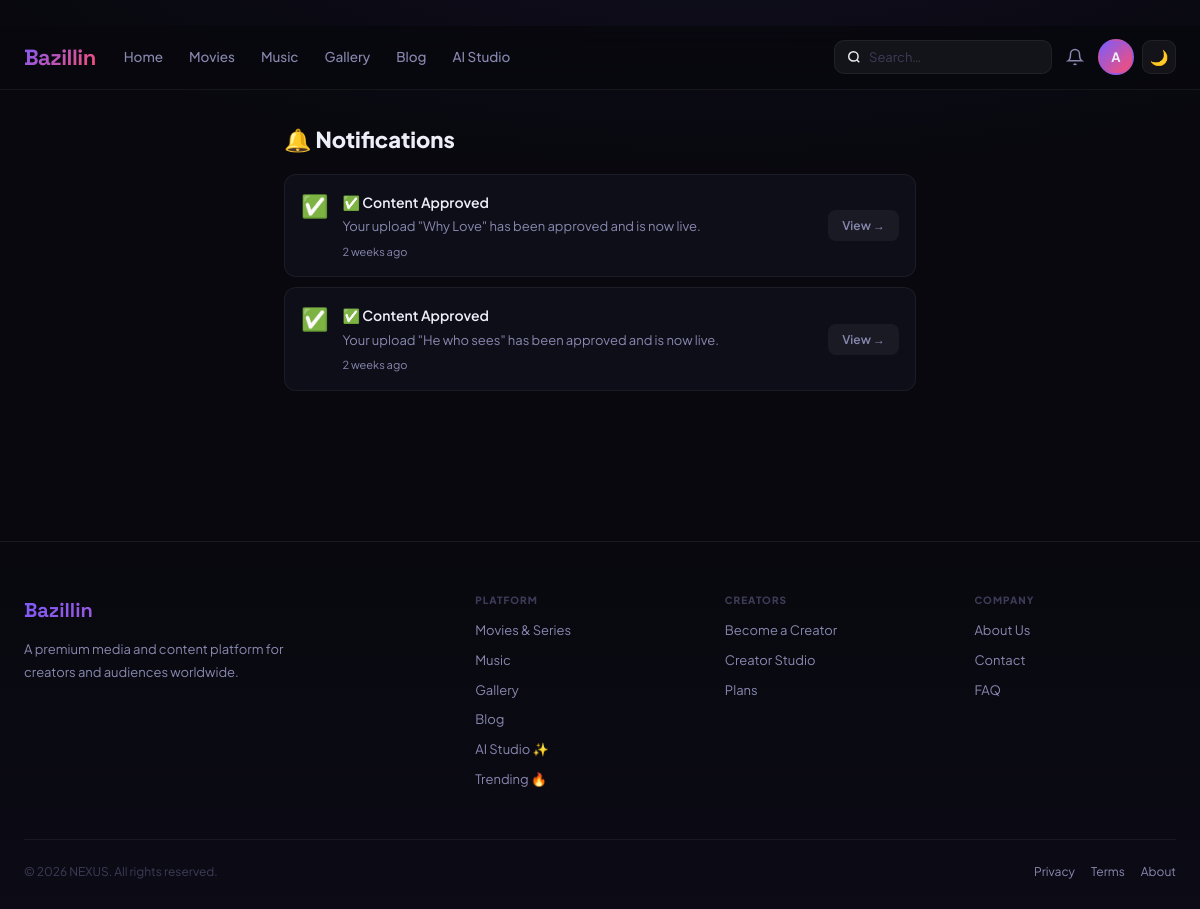
/admin-panel/notifications/ (signed in), run on the app's committed database.
### cms/models.py (models this page shows, shortened)
class BrandingConfig(models.Model):
    site_name        = models.CharField(max_length=100, default='NEXUS')
    site_tagline     = models.CharField(max_length=300, blank=True)
    site_description = models.TextField(blank=True)
    logo_primary     = models.ImageField(upload_to='cms/branding/', null=True, blank=True, help_text='Primary logo (dark bg)')
    logo_dark        = models.ImageField(upload_to='cms/branding/', null=True, blank=True, help_text='Logo for light backgrounds')
    logo_footer      = models.ImageField(upload_to='cms/branding/', null=True, blank=True)
    logo_email       = models.ImageField(upload_to='cms/branding/', null=True, blank=True)
    favicon          = models.ImageField(upload_to='cms/branding/', null=True, blank=True)
    social_preview   = models.ImageField(upload_to='cms/branding/', null=True, blank=True, help_text='Default OG image (1200x630)')
    contact_email    = models.EmailField(blank=True)
    contact_phone    = models.CharField(max_length=30, blank=True)
    contact_address  = models.TextField(blank=True)
    social_twitter   = models.URLField(blank=True)
    social_instagram = models.URLField(blank=True)
    social_facebook  = models.URLField(blank=True)
    social_youtube   = models.URLField(blank=True)
    social_tiktok    = models.URLField(blank=True)
    social_discord   = models.URLField(blank=True)
    social_linkedin  = models.URLField(blank=True)
    copyright_text   = models.CharField(max_length=300, blank=True, default='© {year} NEXUS. All rights reserved.')
    updated_at       = models.DateTimeField(auto_now=True)
    class Meta:
        verbose_name = 'Branding Config'
    @classmethod
    def get(cls):
        obj, _ = cls.objects.get_or_create(pk=1)
        return obj
    def get_copyright(self):
        return self.copyright_text.replace('{year}', str(timezone.now().year))

### accounts/models.py (models this page shows, shortened)
class User(AbstractUser):
    ROLE_CHOICES = [('admin', 'Admin'), ('creator', 'Creator'), ('user', 'User')]
    role            = models.CharField(max_length=20, choices=ROLE_CHOICES, default='user')
    avatar          = models.ImageField(upload_to='avatars/', null=True, blank=True)
    bio             = models.TextField(blank=True)
    website         = models.URLField(blank=True)
    followers_count = models.IntegerField(default=0)
    total_earnings  = models.DecimalField(max_digits=10, decimal_places=2, default=0)
    is_verified     = models.BooleanField(default=False)
    subscription_plan   = models.ForeignKey(SubscriptionPlan, null=True, blank=True, on_delete=models.SET_NULL)
    subscription_expiry = models.DateTimeField(null=True, blank=True)
    ai_credits_used     = models.IntegerField(default=0)   # monthly AI blog usage
    ai_credits_reset    = models.DateField(null=True, blank=True)
    created_at          = models.DateTimeField(auto_now_add=True)
    def is_admin(self):    return self.role == 'admin'
    def is_creator(self):  return self.role in ('admin', 'creator')

### core/models.py (models this page shows, shortened)
class Notification(models.Model):
    TYPE_CHOICES = [
        ('content_approved', 'Content Approved'),
        ('content_rejected', 'Content Rejected'),
        ('payment_success',  'Payment Successful'),
        ('new_content',      'New Content Added'),
        ('general',          'General'),
    ]
    user       = models.ForeignKey(
        'accounts.User', on_delete=models.CASCADE, related_name='notifications'
    )
    notif_type = models.CharField(max_length=30, choices=TYPE_CHOICES, default='general')
    title      = models.CharField(max_length=200)
    message    = models.TextField(blank=True)
    is_read    = models.BooleanField(default=False)
    link       = models.CharField(max_length=300, blank=True)
    created_at = models.DateTimeField(auto_now_add=True)
    class Meta:
        ordering = ['-created_at']

### core/views.py (the view)
# urls.py: path('notifications/',                  views.notifications_list,     name='notifications_list'),
@login_required
def notifications_list(request):
    notifs = Notification.objects.filter(user=request.user).order_by('-created_at')
    Notification.objects.filter(user=request.user, is_read=False).update(is_read=True)
    paginator = Paginator(notifs, 20)
    page = paginator.get_page(request.GET.get('page', 1))
    return render(request, 'notifications/list.html', {'page': page})

### cms/models.py (called while the page is built)
    @classmethod
    def get(cls):
        obj, _ = cls.objects.get_or_create(pk=1)
        return obj

    @classmethod
    def get(cls):
        obj, _ = cls.objects.get_or_create(pk=1)
        return obj

    @classmethod
    def get(cls):
        obj, _ = cls.objects.get_or_create(pk=1)
        return obj

### templates/notifications/list.html (shortened to what this page needs)
{% extends 'base.html' %}
{% block content %}
<div class="wrap" style="max-width:680px;padding-top:36px;padding-bottom:60px;">
  <h1 style="font-size:22px;font-weight:800;margin-bottom:22px;">🔔 Notifications</h1>
  {% if page.object_list %}
    {% for notif in page.object_list %}
    <div style="display:flex;gap:14px;padding:16px;border-radius:12px;margin-bottom:10px;background:{% if not notif.is_read %}rgba(124,92,252,.07){% else %}var(--bg2){% endif %};border:1px solid {% if not notif.is_read %}rgba(124,92,252,.2){% else %}var(--bd){% endif %};">
      <div style="font-size:22px;flex-shrink:0;line-height:1.3;">{{ notif.title|slice:':2' }}</div>
      <div style="flex:1;min-width:0;">
        <div style="font-weight:600;font-size:14px;margin-bottom:4px;">{{ notif.title }}</div>
        <div style="font-size:13px;color:var(--tx2);margin-bottom:6px;line-height:1.5;">{{ notif.message }}</div>
        <div style="font-size:11px;color:var(--tx2);">{{ notif.created_at|timesince }} ago</div>
      </div>
      {% if notif.link %}<a href="{{ notif.link }}" class="btn btn-ghost btn-sm" style="align-self:center;flex-shrink:0;">View →</a>{% endif %}
    </div>
    {% endfor %}
  {% else %}
    <div class="empty"><div class="empty-icon">🔕</div><h3>All caught up!</h3><p>No notifications yet.</p></div>
  {% endif %}
</div>
{% endblock %}

### templates/base.html (shortened to what this page needs)
﻿<!DOCTYPE html>
<html lang="en" data-theme="dark">
<head>
</head>
<body>
<nav class="nav">
  <div class="nav-inner">
    <a class="nav-logo" href="/">
      {% if branding and branding.logo_primary %}<img src="{{ branding.logo_primary.url }}" alt="{{ branding.site_name }}">
      {% else %}{{ branding.site_name|default:'NEXUS' }}{% endif %}
    </a>
    <div class="nav-links">
      <a class="nav-link {% if request.path == '/' %}on{% endif %}" href="/">Home</a>
      <a class="nav-link {% if '/movies/' in request.path %}on{% endif %}" href="/movies/">Movies</a>
      <a class="nav-link {% if '/music/' in request.path %}on{% endif %}" href="/music/">Music</a>
      <a class="nav-link {% if '/images/' in request.path %}on{% endif %}" href="/images/">Gallery</a>
      <a class="nav-link {% if '/blog/' in request.path %}on{% endif %}" href="/blog/">Blog</a>
      <a class="nav-link {% if '/ai/' in request.path %}on{% endif %}" href="/ai/studio/">AI Studio</a>
    </div>
    <div class="nav-r">
      <form class="nav-search" action="/search/" method="get">
        <svg width="14" height="14" viewBox="0 0 24 24" fill="none" stroke="currentColor" stroke-width="2.5"><circle cx="11" cy="11" r="8"/><path d="m21 21-4.35-4.35"/></svg>
        <input type="text" name="q" placeholder="Search…" value="{{ request.GET.q }}" autocomplete="off">
      </form>
      {% if user.is_authenticated %}
      <a href="/admin-panel/notifications/" style="position:relative;color:var(--tx2);display:flex;align-items:center;padding:6px;border-radius:8px;transition:background .15s" onmouseover="this.style.background='rgba(255,255,255,.06)'" onmouseout="this.style.background='none'">
        <svg width="18" height="18" viewBox="0 0 24 24" fill="none" stroke="currentColor" stroke-width="2"><path d="M18 8A6 6 0 0 0 6 8c0 7-3 9-3 9h18s-3-2-3-9"/><path d="M13.73 21a2 2 0 0 1-3.46 0"/></svg>
      </a>
      <div class="ddwrap">
        <div class="avatar" onclick="this.nextElementSibling.classList.toggle('open')">
          {% if user.avatar %}<img src="{{ user.avatar.url }}" alt="">{% else %}{{ user.username|slice:':1'|upper }}{% endif %}
        </div>
      </div>
      {% else %}
      <a class="btn btn-ghost btn-sm" href="/auth/login/">Log in</a>
      <a class="btn btn-primary btn-sm" href="/auth/register/">Sign up</a>
      {% endif %}
      <button id="themeBtn" onclick="toggleSiteTheme()" style="width:34px;height:34px;border-radius:9px;background:rgba(255,255,255,.05);border:1px solid var(--bd);cursor:pointer;font-size:15px;display:flex;align-items:center;justify-content:center;transition:all .15s" title="Toggle theme">🌙</button>
    </div>
  </div>
</nav>
<main>{% block content %}{% endblock %}</main>
<footer class="footer">
  <div class="wrap">
    <div class="footer-grid">
      <div>
        <div class="footer-logo">{% if branding and branding.logo_footer %}<img src="{{ branding.logo_footer.url }}" style="height:28px">{% else %}{{ branding.site_name|default:'NEXUS' }}{% endif %}</div>
        <p class="footer-desc">{{ branding.site_description|default:'A premium media and content platform for creators and audiences worldwide.' }}</p>
      </div>
      <div class="footer-col">
        <h4>Platform</h4>
        <a href="/movies/">Movies & Series</a>
        <a href="/music/">Music</a>
        <a href="/images/">Gallery</a>
        <a href="/blog/">Blog</a>
        <a href="/ai/studio/">AI Studio ✨</a>
        <a href="/trending/">Trending 🔥</a>
      </div>
      <div class="footer-col">
        <h4>Creators</h4>
        <a href="/auth/register/?role=creator">Become a Creator</a>
        <a href="/creator/">Creator Studio</a>
        <a href="/subscriptions/">Plans</a>
      </div>
      <div class="footer-col">
        <h4>Company</h4>
        <a href="/page/about/">About Us</a>
        <a href="/page/contact/">Contact</a>
        <a href="/page/faq/">FAQ</a>
      </div>
    </div>
    <div class="footer-bottom">
      <span>{% if branding %}{{ branding.get_copyright }}{% else %}© 2025 NEXUS. All rights reserved.{% endif %}</span>
      <div style="display:flex;gap:16px"><a href="/page/privacy/">Privacy</a><a href="/page/terms/">Terms</a><a href="/page/about/">About</a></div>
    </div>
  </div>
</footer>
</body>
</html>

### templates/base.html (style rules this page uses)
:root { --ac:#7c5cfc; --ac2:#ff4d6d; --ac3:#00d4aa; --bg:#08080e; --bg2:#0e0e18; --bg3:#131320; --bg4:#1a1a2a; --tx:#eeeef8; --tx2:#8888b0; --tx3:#3c3c58; --bd:rgba(255,255,255,.06); --bd2:rgba(255,255,255,.10); --r:10px; --r2:14px; --r3:20px; --shadow:0 4px 28px rgba(0,0,0,.55); --glow:0 0 48px rgba(124,92,252,.18); --gold:#f59e0b; --nav-h:64px; --accent:var(--ac); --text:var(--tx); --text2:var(--tx2); --border:var(--bd); --card:var(--bg2); --glass:rgba(255,255,255,.04); --glass-b:rgba(255,255,255,.08); }
*,*::before,*::after { box-sizing:border-box;margin:0;padding:0 }
html { scroll-behavior:smooth;-webkit-text-size-adjust:100% }
body { font-family:'Plus Jakarta Sans',system-ui,sans-serif; background:var(--bg); color:var(--tx); min-height:100vh; line-height:1.6; -webkit-font-smoothing:antialiased; background-image:radial-gradient(ellipse 100% 45% at 60% -10%,rgba(124,92,252,.07) 0%,transparent 65%); }
a { color:inherit;text-decoration:none }
h1,h2,h3,h4 { line-height:1.2;font-weight:700 }
input,select,textarea,button { font-family:inherit;font-size:inherit }
.wrap,.container { width:100%;max-width:1360px;margin:0 auto;padding:0 24px }
.nav { position:sticky;top:0;z-index:900;height:var(--nav-h); background:rgba(8,8,14,.82); backdrop-filter:blur(28px);-webkit-backdrop-filter:blur(28px); border-bottom:1px solid var(--bd); }
.nav-inner { display:flex;align-items:center;gap:10px; height:100%;max-width:1360px;margin:0 auto;padding:0 24px; }
.nav-logo { font-family:'Space Grotesk',sans-serif;font-size:22px;font-weight:800; background:linear-gradient(135deg,var(--ac),var(--ac2)); -webkit-background-clip:text;-webkit-text-fill-color:transparent; letter-spacing:-.5px;flex-shrink:0;margin-right:6px; }
.nav-links { display:flex;align-items:center;gap:2px }
.nav-link { padding:7px 12px;border-radius:9px; font-size:13.5px;font-weight:500;color:var(--tx2); transition:color .15s,background .15s; position:relative;white-space:nowrap; }
.nav-r { margin-left:auto;display:flex;align-items:center;gap:8px }
.nav-search { display:flex;align-items:center;gap:8px; background:rgba(255,255,255,.05);border:1px solid var(--bd); border-radius:10px;padding:0 12px; transition:border-color .15s,background .15s; }
.nav-search input { background:none;border:none;outline:none;color:var(--tx);font-size:13px;padding:8px 0;width:170px }
.nav-search input::placeholder { color:var(--tx3) }
.avatar { width:36px;height:36px;border-radius:50%; background:linear-gradient(135deg,var(--ac),var(--ac2)); display:flex;align-items:center;justify-content:center; font-weight:700;font-size:13px;cursor:pointer;overflow:hidden; flex-shrink:0;border:2px solid rgba(124,92,252,.3); transition:border-color .15s; }
.ddwrap { position:relative }
.btn { display:inline-flex;align-items:center;justify-content:center;gap:7px; padding:9px 20px;border-radius:var(--r); font-size:14px;font-weight:600;border:none;cursor:pointer; transition:all .17s;text-decoration:none;white-space:nowrap; }
.btn-ghost { background:rgba(255,255,255,.05);color:var(--tx2) }
.btn-sm { padding:6px 14px;font-size:12px;border-radius:8px }
.footer { border-top:1px solid var(--bd);padding:52px 0 28px;margin-top:80px;background:linear-gradient(180deg,transparent,rgba(124,92,252,.03)) }
.footer-grid { display:grid;grid-template-columns:2fr 1fr 1fr 1fr;gap:48px;margin-bottom:40px }
.footer-logo { font-family:'Space Grotesk',sans-serif;font-size:20px;font-weight:800;background:linear-gradient(135deg,var(--ac),var(--ac2));-webkit-background-clip:text;-webkit-text-fill-color:transparent;margin-bottom:12px }
.footer-desc { font-size:13px;color:var(--tx2);line-height:1.75;max-width:270px }
.footer-col h4 { font-size:10px;font-weight:800;text-transform:uppercase;letter-spacing:.1em;color:var(--tx3);margin-bottom:14px }
.footer-col a { display:block;font-size:13px;color:var(--tx2);margin-bottom:9px;transition:color .15s }
.footer-bottom { border-top:1px solid var(--bd);padding-top:22px;display:flex;align-items:center;justify-content:space-between;font-size:12px;color:var(--tx3);gap:16px;flex-wrap:wrap }
.footer-bottom a { color:var(--tx2) }

### data on the page
BrandingConfig: site_name "Bazillin", site_description "A premium media and content platform for creators and audiences worldwide.", get_copyright "© 2026 NEXUS. All rights reserved."
User: username "A"
Notification: title "✅", title "✅ Content Approved", message "Your upload \"Why Love\" has been approved and is now live.", created_at "2 weeks"
Notification: title "✅", title "✅ Content Approved", message "Your upload \"He who sees\" has been approved and is now live.", created_at "2 weeks"
